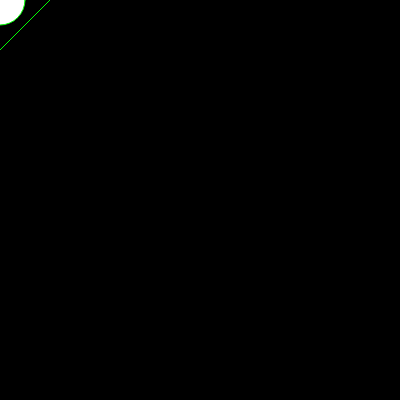
Frame 1 (no input)
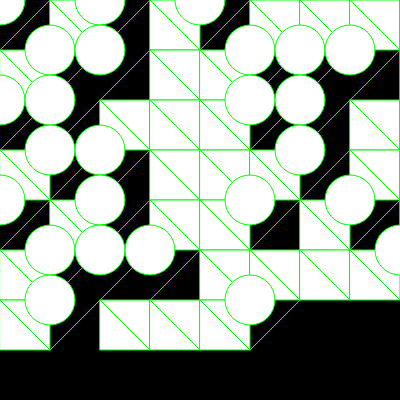
Frame 60 (no input)
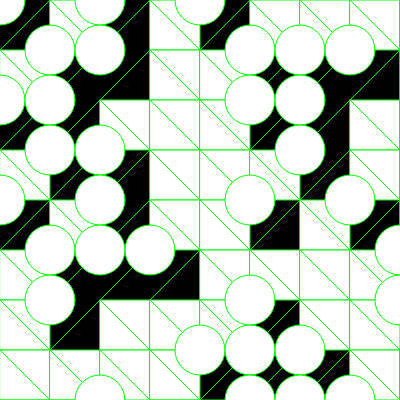
Frame 120 (the mouse pressed at the canvas centre since frame 60)

The p5.js sketch that drew these frames (run headless with seeded random() and noise() and a simulated clock; from frame 60 on, the mouse is pressed at the canvas centre):

// p5.js sketch
// ── sketch.js

let x = 0;
let y = 0;
let spacing = 50;

function setup() {
	createCanvas(400,400);
	background(0);
}

function draw() {
	strokeWeight(1);
	if (random(1) < 0.6) {
		rect(x,y,spacing,spacing);
		stroke('rgba(0,255,0,2)');
		line(x, y, x+spacing, y+spacing);
	} else {
		stroke('rgba(0,255,0,2)');
		strokeWeight(1);
		line(x, y+spacing, x+spacing, y);
		// rect(x,y,spacing,spacing);		
		ellipse(x, y, spacing, spacing);
	}	

	x = x +spacing;
	if (x > width) {
		x = 0;
		y = y + spacing;
	}
}
